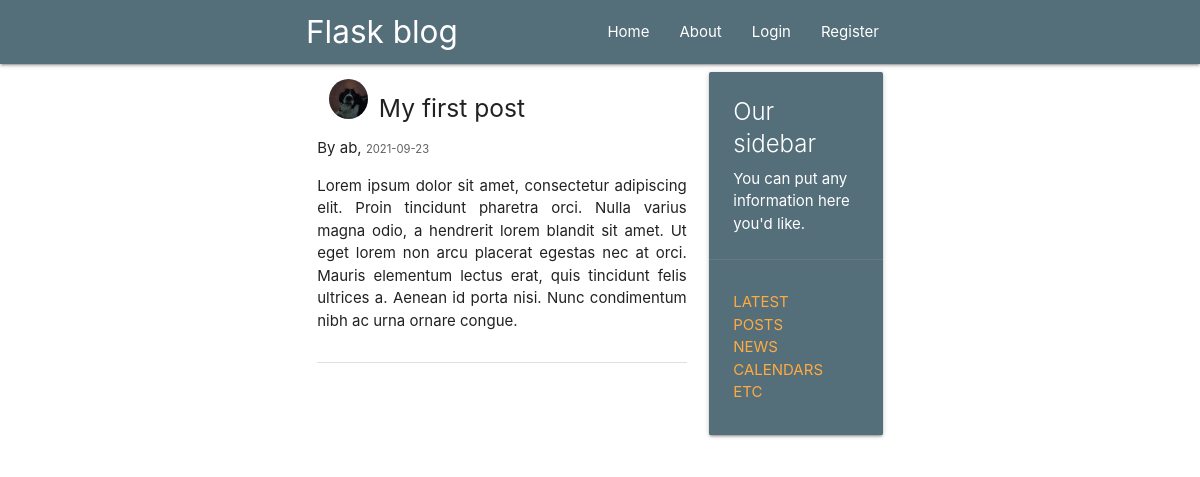
/post/1, run on the app's committed database.
### flaskblog/models.py (models this page shows, shortened)
class User(db.Model, UserMixin):
    id = db.Column(db.Integer, primary_key=True)
    username = db.Column(db.String(20), unique=True, nullable=False)
    email = db.Column(db.String(120), unique=True, nullable=False)
    image_file = db.Column(db.String(20), nullable=False, default='default.jpg')
    password = db.Column(db.String(60), nullable=False)
    posts = db.relationship('Post', backref='author', lazy=True)

class Post(db.Model):
    id = db.Column(db.Integer, primary_key=True)
    title = db.Column(db.String(100), nullable=False)
    date_posted = db.Column(db.DateTime, nullable=False,
                            default=datetime.utcnow)
    content = db.Column(db.Text, nullable=False)
    user_id = db.Column(db.Integer, db.ForeignKey('user.id'), nullable=False)

### flaskblog/routes.py (the view)
@app.route('/post/<int:post_id>')
def post(post_id):
    post = Post.query.get_or_404(post_id)
    return render_template('post.html', title=post.title, post=post)

### flaskblog/templates/post.html (shortened to what this page needs)
{% extends "layout.html" %}
{% block content %}
<div class="section">
    <div class="col s2">
        <img src="{{ url_for('static', filename='profile/'+ post.author.image_file) }}" alt=""
             class="circle responsive-img">
    </div>
    <h5>{{ post.title }}</h5>
    <p>By {{ post.author.username }},
        <small class="grey-text text-darken-2">{{ post.date_posted.strftime('%Y-%m-%d') }}</small>
    </p>
    <p style="text-align: justify">{{ post.content }}</p>
</div>
<div class="divider"></div>
{% endblock content%}

### data on the page
User: image_file (picture), author.username "ab"
Post: title "My first post", date_posted "2021-09-23", content "Lorem ipsum dolor sit amet, consectetur adipiscing elit. Proin tincidunt pharetra orci. Nulla varius magna odio, a hendrerit lorem blandit sit amet. Ut eget lorem non arcu placerat egestas nec at orci. Mauris elementum lectus erat, quis tincidunt felis ultrices a. Aenean id porta nisi. Nunc condimentum nibh ac urna ornare congue."
